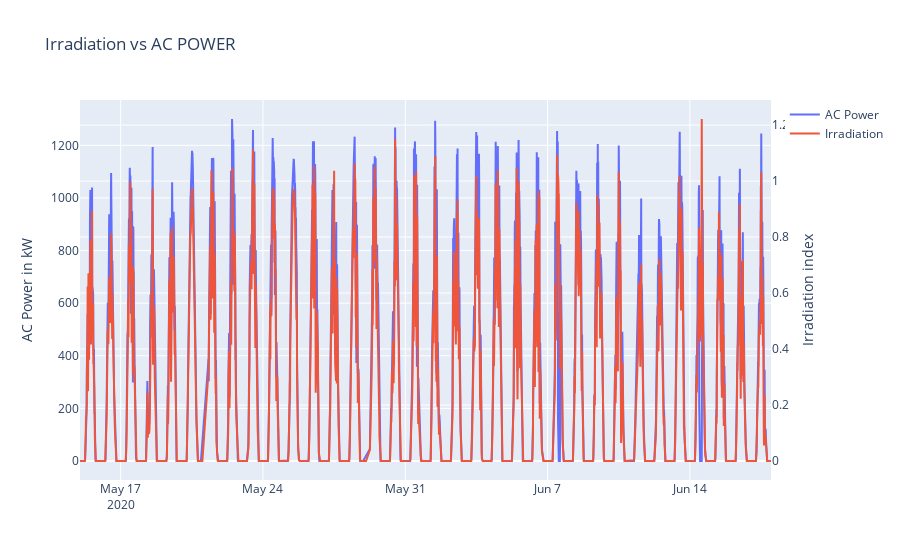

Here is the notebook cell this chart was saved with:
### Code cell
fig = go.Figure()

fig.add_trace(go.Scatter(x=inv["DATE_TIME"], y=inv["AC_POWER"],
                    mode='lines',
                    name='AC Power'))

fig.add_trace(go.Scatter(x=weather_filtered["DATE_TIME"], y=weather_filtered["IRRADIATION"],
                    mode='lines',
                    name='Irradiation', 
                    yaxis='y2'))

fig.update_layout(title_text="Irradiation vs AC POWER",
                  yaxis1=dict(title="AC Power in kW",
                              side='left'),
                  yaxis2=dict(title="Irradiation index",
                              side='right',
                              anchor="x",
                              overlaying="y"
                             ))

fig.show()

### Figure 1 — Plotly figure (JSON) as saved in the notebook; plotly's stock layout.template omitted (floating-point values rounded to 4 significant figures; data arrays with more than 128 entries replaced by an {"elided": "..."} marker saying what was removed)
{"data": [{"mode": "lines", "name": "AC Power", "type": "scatter", "x": {"elided": "3154 str values"}, "y": {"elided": "3154 float values"}}, {"mode": "lines", "name": "Irradiation", "type": "scatter", "x": {"elided": "3182 str values"}, "y": {"elided": "3182 float values"}, "yaxis": "y2"}], "layout": {"title": {"text": "Irradiation vs AC POWER"}, "yaxis": {"side": "left", "title": {"text": "AC Power in kW"}}, "yaxis2": {"anchor": "x", "overlaying": "y", "side": "right", "title": {"text": "Irradiation index"}}}}
